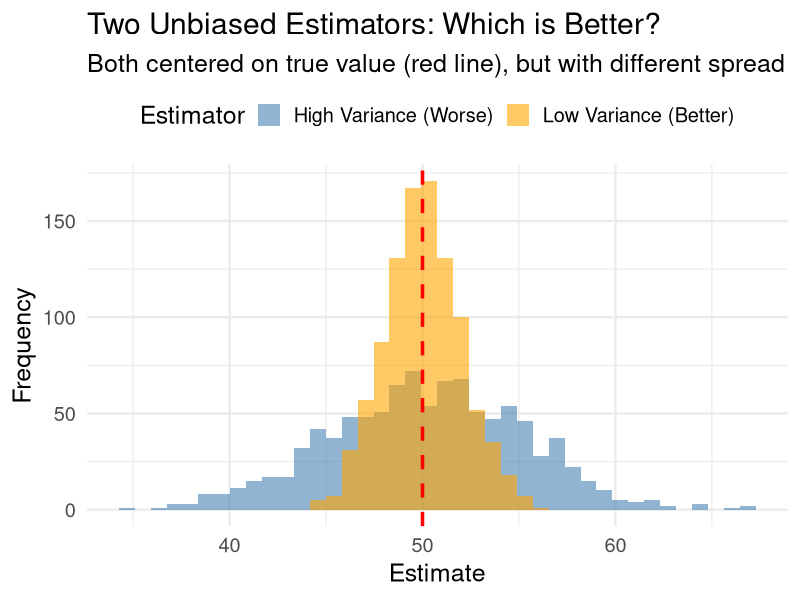
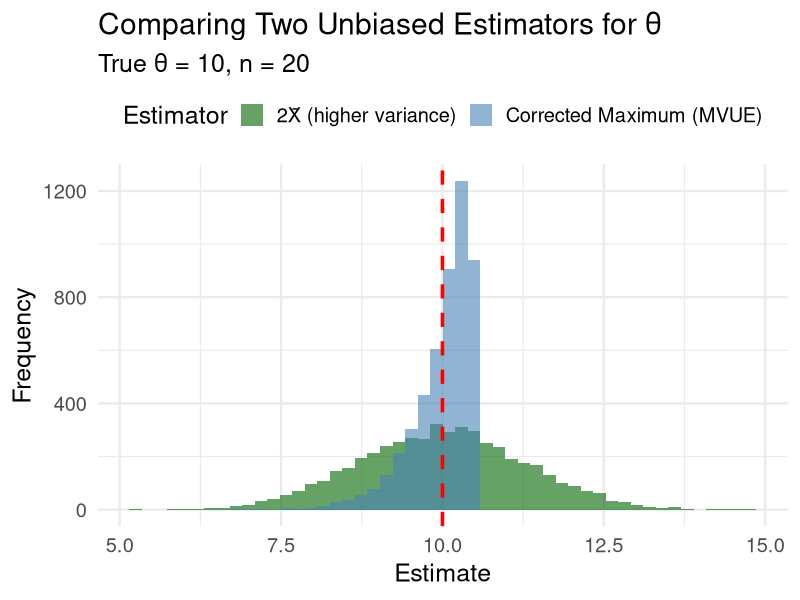
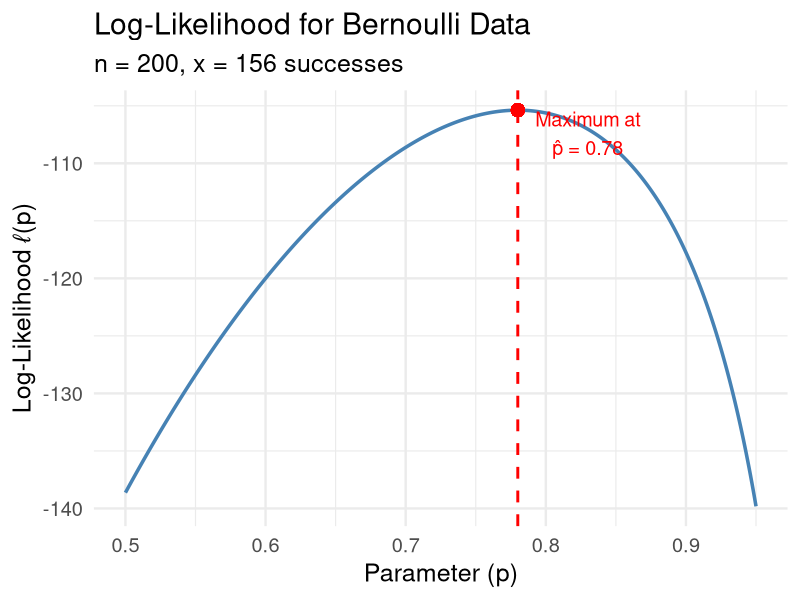
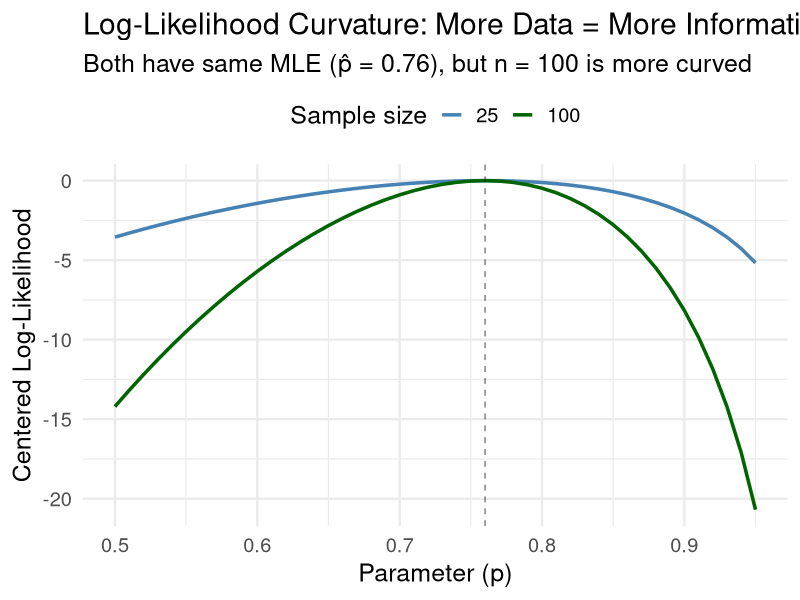
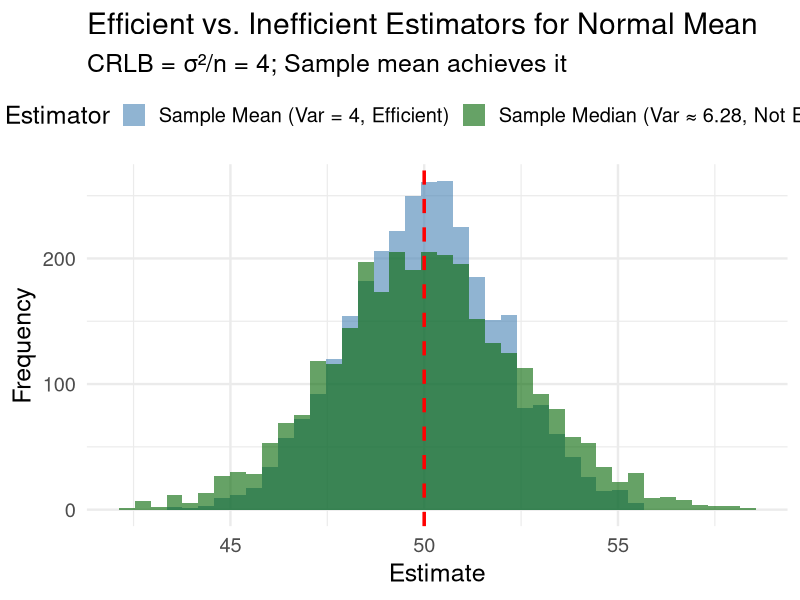
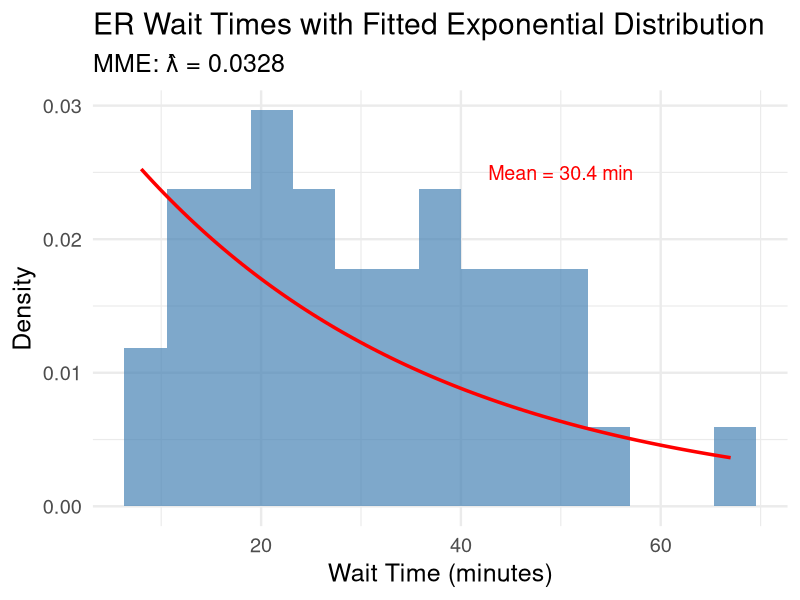
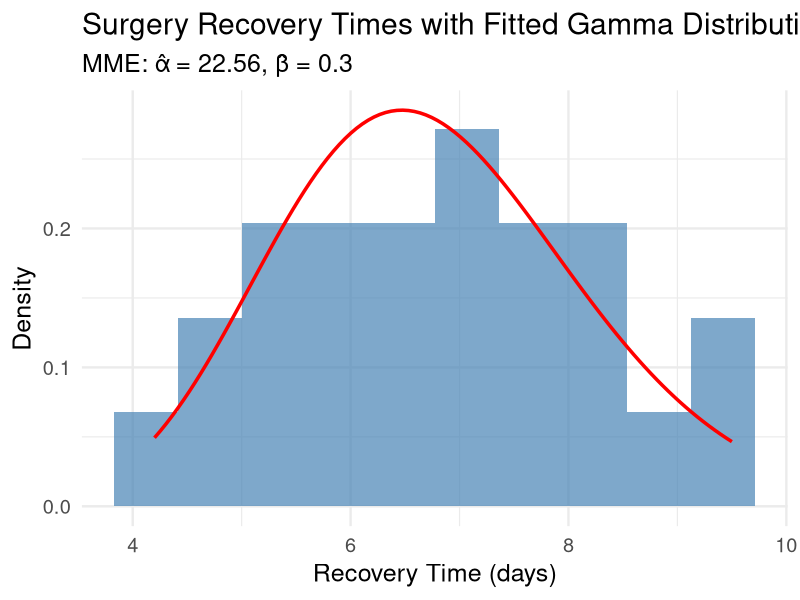

R code for these plots, in order:
## ---- chunk 1
#| label: setup
#| include: false
library(tidyverse)
set.seed(42)
theme_set(theme_minimal(base_size = 18))
## ---- chunk 2
# Suppose 15 out of 20 patients respond
n <- 20; x <- 15
p_hat_A <- x / n
p_hat_B <- (x + 1) / (n + 2)
cat("Researcher A's estimate:", p_hat_A, "\n")
cat("Researcher B's estimate:", p_hat_B)
## ---- chunk 3
#| echo: false
#| fig-height: 5
set.seed(123)
true_mu <- 50

comparison_data <- tibble(
  estimator = rep(c("Low Variance (Better)", "High Variance (Worse)"), each = 1000),
  estimate = c(
    rnorm(1000, true_mu, 2),
    rnorm(1000, true_mu, 5)
  )
)

comparison_data |> 
  ggplot(aes(x = estimate, fill = estimator)) +
  geom_histogram(bins = 40, alpha = 0.6, position = "identity") +
  geom_vline(xintercept = true_mu, color = "red", linetype = "dashed", linewidth = 1.2) +
  labs(title = "Two Unbiased Estimators: Which is Better?",
       subtitle = "Both centered on true value (red line), but with different spread",
       x = "Estimate", y = "Frequency", fill = "Estimator") +
  scale_fill_manual(values = c("steelblue", "orange")) +
  theme(legend.position = "top")
## ---- chunk 4
#| code-line-numbers: "|1-3|5-12|14-19"
theta <- 10  # True upper bound
n <- 20
n_sims <- 5000

# Simulate both estimators
uniform_sim <- tibble(sim = 1:n_sims) |> 
  mutate(
    data = map(sim, \(s) runif(n, 0, theta)),
    theta_hat_1 = map_dbl(data, \(d) 2 * mean(d)),
    theta_hat_2 = map_dbl(data, \(d) (n + 1) / n * max(d))
  )

# Compare variances
uniform_sim |> 
  summarize(
    `Var(2*X̄)` = var(theta_hat_1),
    `Var(corrected max)` = var(theta_hat_2),
    `Theoretical Var(2*X̄)` = theta^2 / (3 * n),
    `Theoretical Var(corrected max)` = theta^2 / (n * (n + 2))
  ) |> 
  pivot_longer(everything()) |> 
  mutate(value = round(value, 4))
## ---- chunk 5
#| echo: false
#| fig-height: 5
uniform_sim |> 
  select(theta_hat_1, theta_hat_2) |> 
  pivot_longer(everything(), names_to = "Estimator", values_to = "Estimate") |> 
  mutate(Estimator = case_when(
    Estimator == "theta_hat_1" ~ "2X̄ (higher variance)",
    Estimator == "theta_hat_2" ~ "Corrected Maximum (MVUE)"
  )) |> 
  ggplot(aes(x = Estimate, fill = Estimator)) +
  geom_histogram(bins = 50, alpha = 0.6, position = "identity") +
  geom_vline(xintercept = theta, color = "red", linetype = "dashed", linewidth = 1.2) +
  labs(title = "Comparing Two Unbiased Estimators for θ",
       subtitle = str_glue("True θ = {theta}, n = {n}"),
       x = "Estimate", y = "Frequency") +
  scale_fill_manual(values = c("darkgreen", "steelblue")) +
  theme(legend.position = "top")
## ---- chunk 6
#| echo: false
#| fig-height: 5
n <- 200
x <- 156

log_lik_data <- tibble(
  p = seq(0.5, 0.95, by = 0.001),
  log_likelihood = x * log(p) + (n - x) * log(1 - p)
)

mle_p <- x / n

# Calculate second derivative at MLE for curvature illustration
log_lik_data |> 
  ggplot(aes(x = p, y = log_likelihood)) +
  geom_line(color = "steelblue", linewidth = 1.2) +
  geom_vline(xintercept = mle_p, color = "red", linetype = "dashed", linewidth = 1) +
  geom_point(aes(x = mle_p, y = x * log(mle_p) + (n - x) * log(1 - mle_p)), 
             color = "red", size = 4) +
  labs(title = "Log-Likelihood for Bernoulli Data",
       subtitle = str_glue("n = {n}, x = {x} successes"),
       x = "Parameter (p)", y = "Log-Likelihood ℓ(p)") +
  annotate("text", x = mle_p + 0.05, y = x * log(mle_p) + (n - x) * log(1 - mle_p) - 2,
           label = str_glue("Maximum at\np̂ = {mle_p}"), color = "red", size = 5)
## ---- chunk 7
#| echo: false
#| fig-height: 4.5
# Compare curvature for different sample sizes
bind_rows(
  tibble(n = 25, y = 19, p = seq(0.5, 0.95, 0.01)) |> 
    mutate(log_lik = y * log(p) + (n - y) * log(1 - p) - (y * log(y/n) + (n-y) * log(1-y/n))),
  tibble(n = 100, y = 76, p = seq(0.5, 0.95, 0.01)) |> 
    mutate(log_lik = y * log(p) + (n - y) * log(1 - p) - (y * log(y/n) + (n-y) * log(1-y/n)))
) |> 
  ggplot(aes(x = p, y = log_lik, color = factor(n))) +
  geom_line(linewidth = 1.2) +
  geom_vline(xintercept = 0.76, linetype = "dashed", alpha = 0.5) +
  labs(title = "Log-Likelihood Curvature: More Data = More Information",
       subtitle = "Both have same MLE (p̂ = 0.76), but n = 100 is more curved",
       x = "Parameter (p)", y = "Centered Log-Likelihood",
       color = "Sample size") +
  scale_color_manual(values = c("steelblue", "darkgreen")) +
  theme(legend.position = "top")
## ---- chunk 8
#| echo: false
#| fig-height: 5
set.seed(123)
true_mu <- 50
sigma <- 10
n <- 25
n_sims <- 3000

# Compare sample mean (efficient) to sample median (inefficient)
efficiency_sim <- tibble(sim = 1:n_sims) |> 
  mutate(
    data = map(sim, \(s) rnorm(n, true_mu, sigma)),
    sample_mean = map_dbl(data, mean),
    sample_median = map_dbl(data, median)
  )

# Theoretical variances
var_mean <- sigma^2 / n  # = CRLB
var_median <- (pi/2) * sigma^2 / n  # approximately

efficiency_sim |> 
  select(sample_mean, sample_median) |> 
  pivot_longer(everything(), names_to = "Estimator", values_to = "Estimate") |> 
  mutate(Estimator = case_when(
    Estimator == "sample_mean" ~ str_glue("Sample Mean (Var = {round(var_mean, 2)}, Efficient)"),
    Estimator == "sample_median" ~ str_glue("Sample Median (Var ≈ {round(var_median, 2)}, Not Efficient)")
  )) |> 
  ggplot(aes(x = Estimate, fill = Estimator)) +
  geom_histogram(bins = 40, alpha = 0.6, position = "identity") +
  geom_vline(xintercept = true_mu, color = "red", linetype = "dashed", linewidth = 1.2) +
  labs(title = "Efficient vs. Inefficient Estimators for Normal Mean",
       subtitle = str_glue("CRLB = σ²/n = {round(var_mean, 2)}; Sample mean achieves it"),
       x = "Estimate", y = "Frequency") +
  scale_fill_manual(values = c("steelblue", "darkgreen")) +
  theme(legend.position = "top")
## ---- chunk 9
n <- 30
sigma_sq <- 100

# CRLB for μ
crlb <- sigma_sq / n

# Variance of sample mean
var_xbar <- sigma_sq / n

# Efficiency check
cat("CRLB for μ:", round(crlb, 3), "\n")
cat("Var(X̄):", round(var_xbar, 3), "\n")
cat("Is X̄ efficient?", var_xbar == crlb, "\n\n")

# Sample data
bp_data <- c(12.3, 8.7, 15.2, 10.1, 7.4, 14.8, 11.2, 9.5, 13.1, 16.2,
             8.1, 12.5, 10.8, 14.3, 11.7, 9.2, 15.0, 13.4, 7.9, 12.1,
             10.5, 8.3, 14.1, 11.5, 13.8, 9.8, 11.9, 12.7, 10.3, 14.6)

cat("MVUE of μ (sample mean):", round(mean(bp_data), 2), "mmHg\n")
cat("Standard Error:", round(sqrt(crlb), 2), "mmHg")
## ---- chunk 10
# Wait times (minutes) for 40 patients
wait_times <- c(12, 45, 8, 23, 67, 15, 31, 42, 19, 56,
                28, 11, 38, 22, 49, 17, 33, 25, 41, 14,
                52, 9, 36, 27, 44, 18, 29, 47, 21, 35,
                13, 39, 24, 51, 16, 32, 46, 20, 37, 26)

# Method of moments estimate for λ (per minute)
lambda_hat <- 1 / mean(wait_times)

cat("Sample mean wait time:", round(mean(wait_times), 2), "minutes\n")
cat("MME of λ:", round(lambda_hat, 4), "per minute\n")
cat("MME of λ:", round(lambda_hat * 60, 2), "per hour")
## ---- chunk 11
#| fig-height: 4.5
# Compare empirical distribution to fitted exponential
tibble(wait_time = wait_times) |> 
  ggplot(aes(x = wait_time)) +
  geom_histogram(aes(y = after_stat(density)), bins = 15, 
                 fill = "steelblue", alpha = 0.7) +
  stat_function(fun = dexp, args = list(rate = lambda_hat),
                color = "red", linewidth = 1.2) +
  labs(title = "ER Wait Times with Fitted Exponential Distribution",
       subtitle = str_glue("MME: λ̂ = {round(lambda_hat, 4)}"),
       x = "Wait Time (minutes)", y = "Density") +
  annotate("text", x = 50, y = 0.025, 
           label = str_glue("Mean = {round(mean(wait_times), 1)} min"),
           color = "red", size = 5)
## ---- chunk 12
# Recovery times (days) for 25 patients
recovery_times <- c(4.2, 6.8, 5.1, 8.3, 7.2, 4.9, 6.1, 9.5, 5.7, 7.8,
                    6.4, 8.1, 5.3, 7.5, 6.9, 4.5, 8.7, 5.9, 7.1, 6.2,
                    9.2, 5.5, 7.4, 6.6, 8.4)

# Calculate sample moments
x_bar <- mean(recovery_times)
second_moment <- mean(recovery_times^2)

# MME for gamma parameters
alpha_hat <- x_bar^2 / (second_moment - x_bar^2)
beta_hat <- (second_moment - x_bar^2) / x_bar

cat("Sample mean:", round(x_bar, 2), "days\n")
cat("MME of α:", round(alpha_hat, 2), "\n")
cat("MME of β:", round(beta_hat, 2), "days")
## ---- chunk 13
#| fig-height: 4.5
tibble(recovery_time = recovery_times) |> 
  ggplot(aes(x = recovery_time)) +
  geom_histogram(aes(y = after_stat(density)), bins = 10, 
                 fill = "steelblue", alpha = 0.7) +
  stat_function(fun = dgamma, 
                args = list(shape = alpha_hat, scale = beta_hat),
                color = "red", linewidth = 1.2) +
  labs(title = "Surgery Recovery Times with Fitted Gamma Distribution",
       subtitle = str_glue("MME: α̂ = {round(alpha_hat, 2)}, β̂ = {round(beta_hat, 2)}"),
       x = "Recovery Time (days)", y = "Density")
